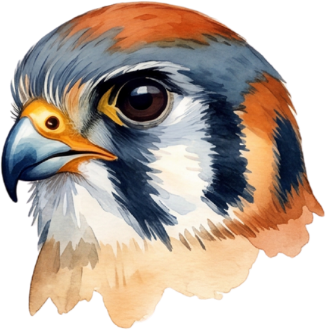
#> input picture assets/american-kestrel-profile.png, 326 x 330 px; its folder holds only this picture in this run
$ python audit-bird-sprites.py ../assets/american-kestrel-profile.png
#> lines starting #> are read from the running program, lines starting #| are printed output that depends on the picture; after the words box and inside, x2 and y2 are one past the last pixel; in counts of white or black regions, pixels touching at a corner belong together
"""Inspect atlas alpha and write crop/body-anchor metadata; never modify artwork.

Requires Pillow and NumPy. Run after replacing a flight sheet.
Large connected silhouettes are sorted into four rows of four poses. Cropping
actual silhouettes also accommodates imperfect grid spacing in painted exports.
"""
import json
import sys
from pathlib import Path
import numpy as np
from PIL import Image


ROOT = Path(__file__).resolve().parent.parent
metadata = ROOT / "src" / "birdSpriteFrames.json"
# Head-height bands were checked visually on the generated exports. They keep
# forward-reaching feathers from being mistaken for the beak tip.
HEAD_BANDS = {
    'american-kestrel': [215, 520, 785, 1060],
    'coopers-hawk': [235, 535, 785, 1065],
    'golden-eagle': [225, 540, 775, 1035],
    'northern-harrier': [267, 575, 812, 1068],
    'northern-harrier-male': [258, 570, 821, 1145],
    'red-shouldered-hawk': [235, 545, 788, 1090],
    'red-tailed-hawk': [233, 535, 793, 1093],
    'turkey-vulture': [255, 552, 818, 1075],
    'bald-eagle': [230, 540, 764, 1059],
    'white-tailed-kite': [235, 552, 806, 1062],
    'osprey': [233, 548, 816, 1074],
}
BEAK_OVERRIDES = {
    'american-kestrel': {8: (308, 796)},
    'golden-eagle': {0: (336, 225), 8: (338, 783), 14: (941, 1037)},
    'northern-harrier': {0: (299, 273), 1: (623, 274), 8: (300, 817)},
    'red-shouldered-hawk': {0: (254, 236), 1: (582, 236), 8: (254, 811), 15: (1202, 1121)},
    'red-tailed-hawk': {0: (280, 235), 1: (598, 235), 8: (281, 798), 9: (631, 788)},
    'white-tailed-kite': {0: (292, 235), 8: (292, 811)},
    'turkey-vulture': {8: (316, 818)},
}
frames_by_species = json.loads(metadata.read_text()) if metadata.exists() else {}
paths = [Path(arg) for arg in sys.argv[1:]] or sorted((ROOT / 'assets').glob('*-sprite-sheet.png'))
for path in paths:
    image = Image.open(path).convert('RGBA')
#> image is the input picture: PIL image 326x330 RGBA; mean R, G, B, A 115.1, 100.2, 88.9, 179.3
    alpha = np.asarray(image)[:, :, 3]
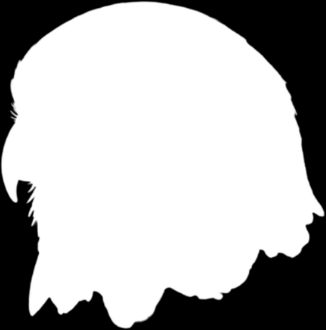
#> alpha: shape (330, 326); min 0, max 255, mean 179.3
    mask = alpha >= 140
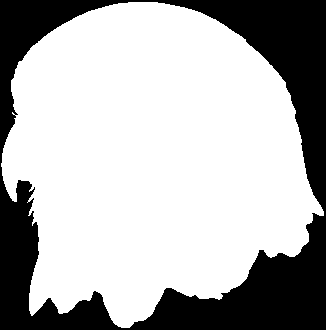
#> mask: shape (330, 326) bool; 70.2% white; 1 black region, box (x1, y1, x2, y2) and area: (0, 0, 326, 330) 32019
    silhouettes = []
    for seed_y, seed_x in zip(*np.where(mask)):
        if not mask[seed_y, seed_x]:
            continue
        stack = [(int(seed_x), int(seed_y))]
        mask[seed_y, seed_x] = False
        pixels = []
        while stack:
            x, y = stack.pop()
            pixels.append((x, y))
            for nx, ny in ((x-1, y), (x+1, y), (x, y-1), (x, y+1)):
                if 0 <= nx < image.width and 0 <= ny < image.height and mask[ny, nx]:
                    mask[ny, nx] = False
                    stack.append((nx, ny))
        if len(pixels) <= 1000:
            continue
        xs, ys = zip(*pixels)
        xmax = max(xs)
        tip = [y for x, y in pixels if x >= xmax - 2]
        tip_y = sum(tip) / len(tip)
        box = (slice(min(ys), max(ys) + 1), slice(min(xs), xmax + 1))
        silhouettes.append((tip_y, xmax, box, pixels))
#> this loop made 75561 passes
#> (seed_y, seed_x) on passes 2 to 4: (2, 129), (2, 130), (2, 131)
#> mask: shape (330, 326) bool; every value is 0
#> after the loop, silhouettes = 1 item
    if len(silhouettes) != 16:
#> (the run stopped early here; a loop or call above may not have finished)

$ run again, on assets/coopers-hawk-profile.png
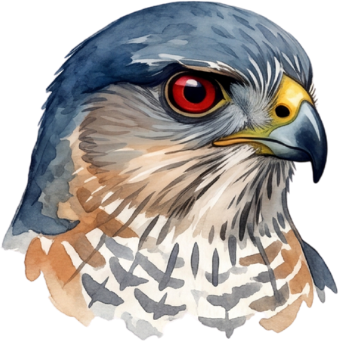
#> input picture assets/coopers-hawk-profile.png, 339 x 342 px
#> image is the input picture: PIL image 339x342 RGBA; mean R, G, B, A 107.7, 103, 100, 183.4
#> `alpha = np.asarray(image)[:, :, 3]`:
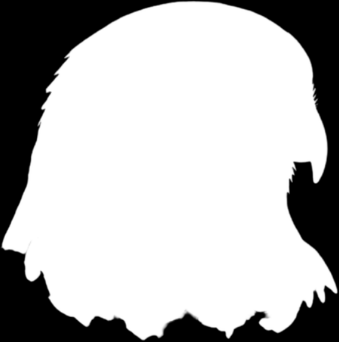
#> alpha: shape (342, 339); min 0, max 255, mean 183.4
#> `mask = alpha >= 140`:
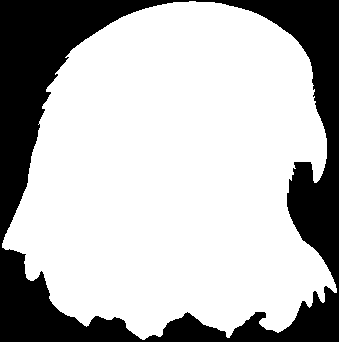
#> mask: shape (342, 339) bool; 71.8% white; 1 black region, box (x1, y1, x2, y2) and area: (0, 0, 339, 342) 32647
#> the loop `for seed_y, seed_x in zip(*np.where(mask)):` made 83291 passes
#> (seed_y, seed_x) on passes 2 to 4: (1, 190), (1, 191), (1, 192)
#> after the loop `for seed_y, seed_x in zip(*np.where(mask)):`: silhouettes = 1 item

$ run again, on assets/golden-eagle-ventral-view.png
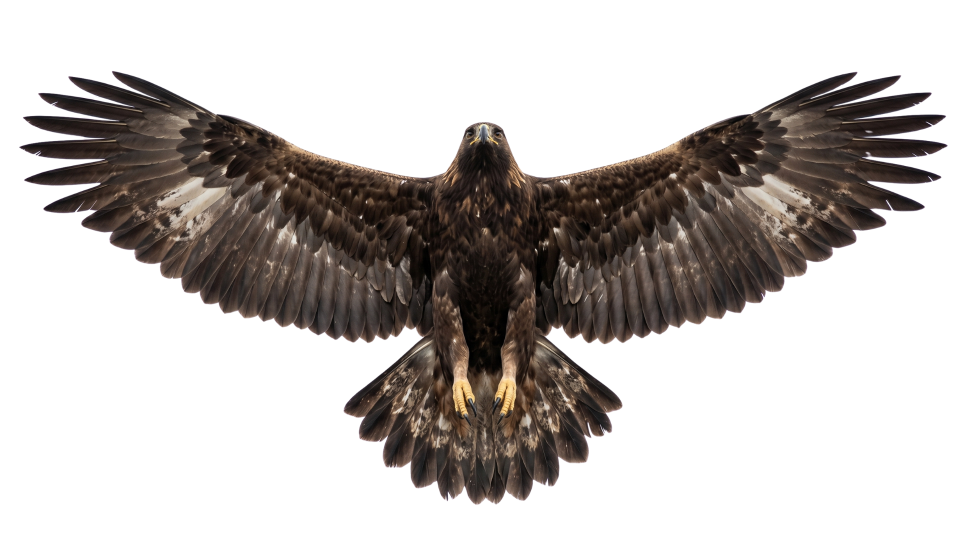
#> input picture assets/golden-eagle-ventral-view.png, 1920 x 1080 px (shown at 1/2 size)
#> image is the input picture: PIL image 1920x1080 RGBA; mean R, G, B, A 26.3, 21.5, 19, 89.1
#> `alpha = np.asarray(image)[:, :, 3]`:
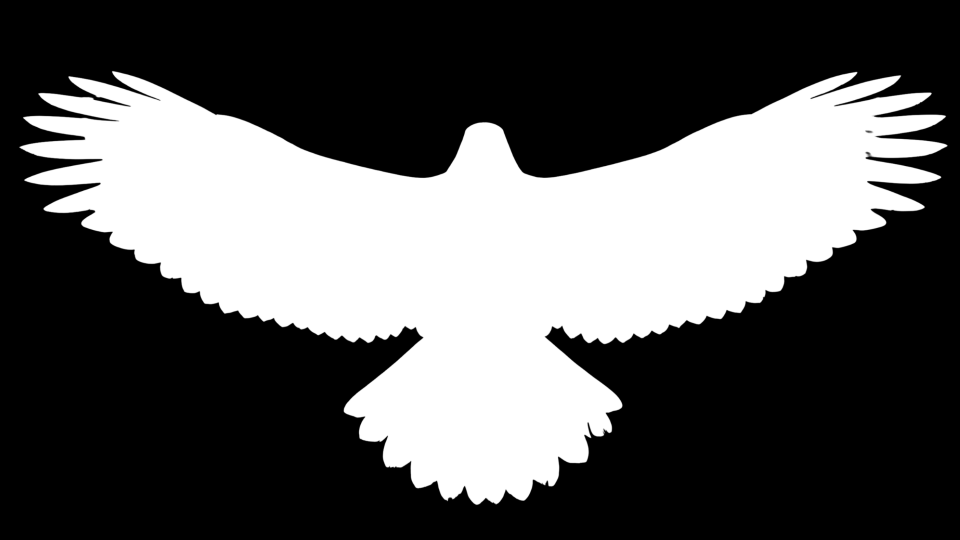
#> alpha: shape (1080, 1920) (shown at 1/2 size); min 0, max 255, mean 89.1
#> the loop `for seed_y, seed_x in zip(*np.where(mask)):` made 723750 passes
#> (seed_y, seed_x) on passes 2 to 4: (143, 225), (143, 226), (143, 227)
#> after the loop `for seed_y, seed_x in zip(*np.where(mask)):`: silhouettes = 1 item
